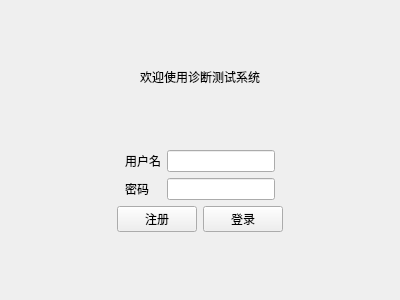
<?xml version="1.0" encoding="UTF-8"?>
<ui version="4.0">
 <class>loginView</class>
 <widget class="QWidget" name="loginView">
  <property name="geometry">
   <rect>
    <x>0</x>
    <y>0</y>
    <width>400</width>
    <height>300</height>
   </rect>
  </property>
  <property name="windowTitle">
   <string>登录</string>
  </property>
  <layout class="QVBoxLayout" name="verticalLayout">
   <item>
    <spacer name="verticalSpacer">
     <property name="orientation">
      <enum>Qt::Orientation::Vertical</enum>
     </property>
     <property name="sizeHint" stdset="0">
      <size>
       <width>20</width>
       <height>48</height>
      </size>
     </property>
    </spacer>
   </item>
   <item>
    <widget class="QLabel" name="label">
     <property name="text">
      <string>欢迎使用诊断测试系统</string>
     </property>
     <property name="alignment">
      <set>Qt::AlignmentFlag::AlignCenter</set>
     </property>
    </widget>
   </item>
   <item>
    <spacer name="verticalSpacer_2">
     <property name="orientation">
      <enum>Qt::Orientation::Vertical</enum>
     </property>
     <property name="sizeHint" stdset="0">
      <size>
       <width>20</width>
       <height>47</height>
      </size>
     </property>
    </spacer>
   </item>
   <item>
    <layout class="QHBoxLayout" name="horizontalLayout_2">
     <item>
      <spacer name="horizontalSpacer">
       <property name="orientation">
        <enum>Qt::Orientation::Horizontal</enum>
       </property>
       <property name="sizeHint" stdset="0">
        <size>
         <width>40</width>
         <height>20</height>
        </size>
       </property>
      </spacer>
     </item>
     <item>
      <layout class="QGridLayout" name="gridLayout">
       <item row="0" column="0">
        <widget class="QLabel" name="label_2">
         <property name="text">
          <string>用户名</string>
         </property>
        </widget>
       </item>
       <item row="0" column="1">
        <widget class="QLineEdit" name="inputUsername"/>
       </item>
       <item row="1" column="0">
        <widget class="QLabel" name="label_3">
         <property name="text">
          <string>密码</string>
         </property>
        </widget>
       </item>
       <item row="1" column="1">
        <widget class="QLineEdit" name="inputPassword"/>
       </item>
      </layout>
     </item>
     <item>
      <spacer name="horizontalSpacer_2">
       <property name="orientation">
        <enum>Qt::Orientation::Horizontal</enum>
       </property>
       <property name="sizeHint" stdset="0">
        <size>
         <width>40</width>
         <height>20</height>
        </size>
       </property>
      </spacer>
     </item>
    </layout>
   </item>
   <item>
    <layout class="QHBoxLayout" name="horizontalLayout_3">
     <item>
      <spacer name="horizontalSpacer_3">
       <property name="orientation">
        <enum>Qt::Orientation::Horizontal</enum>
       </property>
       <property name="sizeHint" stdset="0">
        <size>
         <width>40</width>
         <height>20</height>
        </size>
       </property>
      </spacer>
     </item>
     <item>
      <layout class="QHBoxLayout" name="horizontalLayout">
       <item>
        <widget class="QPushButton" name="btSignin">
         <property name="text">
          <string>注册</string>
         </property>
        </widget>
       </item>
       <item>
        <widget class="QPushButton" name="btSignup">
         <property name="text">
          <string>登录</string>
         </property>
        </widget>
       </item>
      </layout>
     </item>
     <item>
      <spacer name="horizontalSpacer_4">
       <property name="orientation">
        <enum>Qt::Orientation::Horizontal</enum>
       </property>
       <property name="sizeHint" stdset="0">
        <size>
         <width>40</width>
         <height>20</height>
        </size>
       </property>
      </spacer>
     </item>
    </layout>
   </item>
   <item>
    <spacer name="verticalSpacer_3">
     <property name="orientation">
      <enum>Qt::Orientation::Vertical</enum>
     </property>
     <property name="sizeHint" stdset="0">
      <size>
       <width>20</width>
       <height>48</height>
      </size>
     </property>
    </spacer>
   </item>
  </layout>
 </widget>
 <resources/>
 <connections/>
</ui>
